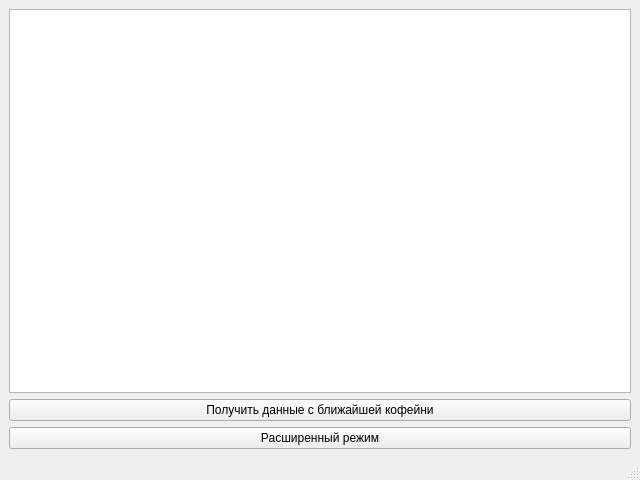
<?xml version="1.0" encoding="UTF-8"?>
<ui version="4.0">
 <class>MainWindow</class>
 <widget class="QMainWindow" name="MainWindow">
  <property name="geometry">
   <rect>
    <x>0</x>
    <y>0</y>
    <width>640</width>
    <height>480</height>
   </rect>
  </property>
  <property name="windowTitle">
   <string>MainWindow</string>
  </property>
  <widget class="QWidget" name="centralwidget">
   <layout class="QVBoxLayout" name="verticalLayout">
    <item>
     <widget class="QTableWidget" name="tableWidget"/>
    </item>
    <item>
     <widget class="QPushButton" name="pushButton">
      <property name="text">
       <string>Получить данные с ближайшей кофейни</string>
      </property>
     </widget>
    </item>
    <item>
     <widget class="QPushButton" name="goOnForm">
      <property name="text">
       <string>Расширенный режим</string>
      </property>
     </widget>
    </item>
   </layout>
  </widget>
  <widget class="QMenuBar" name="menubar">
   <property name="geometry">
    <rect>
     <x>0</x>
     <y>0</y>
     <width>640</width>
     <height>21</height>
    </rect>
   </property>
  </widget>
  <widget class="QStatusBar" name="statusbar"/>
 </widget>
 <resources/>
 <connections/>
</ui>
